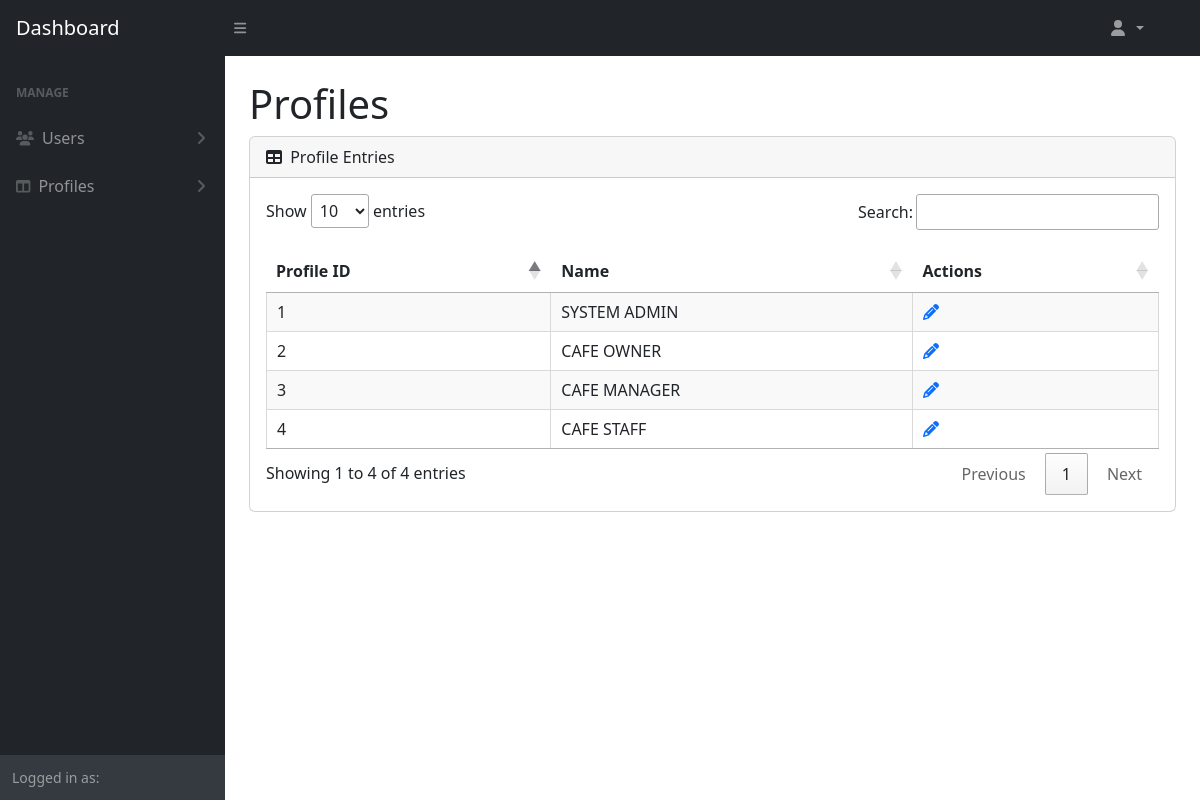
/src/Boundary/ViewProfilePage.php, run on the app's committed database.
### tables this page shows
CREATE TABLE `profile` (
  `profile_id` int(11) NOT NULL,
  `profile_name` varchar(255) NOT NULL
);

### src/Entity/Profile.php (called while the page is built, shortened)
<?php
    class Profile {
        public function getProfiles() {
            $DAO = new DAO();
            $connection = $DAO->get_connection();
            $sql = "SELECT `profile_id`, `profile_name` FROM `profile`";
            return $connection->query($sql);
        }
    }
?>

### src/Controller/SystemAdminViewProfileController.php (called while the page is built)
<?php
include_once "../Entity/Profile.php";
class SystemAdminViewProfileController {
    public function getProfiles() {
        $profile = new Profile();
        return $profile->getProfiles();
    }
}
?>

### src/Boundary/ViewProfilePage.php (the view, shortened to what this page needs)
<link rel="stylesheet" href="https://cdn.datatables.net/1.13.6/css/jquery.dataTables.min.css">
<link rel="stylesheet" href="https://cdn.jsdelivr.net/npm/sweetalert2@11/dist/sweetalert2.min.css">
<?php
include_once "../Controller/SystemAdminViewProfileController.php";
$viewProfileController = new SystemAdminViewProfileController();
$allProfiles = $viewProfileController->getProfiles();
?>
<body class="sb-nav-fixed">
    <?php require "SystemAdminNav.php";?>
    <div id="layoutSidenav_content">
        <main>
        <div class="container-fluid px-4">
            <h1 class="mt-4">Profiles</h1>
            <div class="card mb-4">
                <div class="card-header">
                    <i class="fas fa-table me-1"></i>
                    Profile Entries
                </div>
                <div class="card-body">
                    <table class="cell-border stripe" id="dataTable" width="100%" cellspacing="0">
                        <thead>
                            <tr>
                                <th>Profile ID</th>
                                <th>Name</th>
                                <th>Actions</th>
                            </tr>
                        </thead>
                        <tbody>
                            <?php
                            while ($profile = $allProfiles->fetch_assoc()) {
                                echo "<tr>
                                        <td>{$profile['profile_id']}</td>
                                        <td>{$profile['profile_name']}</td>
                                        <td>
                                            <a href='UpdateProfilePage.php?id={$profile['profile_id']}'><i class='fas fa-pencil-alt'></i></a>
                                        </td>
                                    </tr>";
                            }
                            ?>
                        </tbody>
                    </table>
                </div>
            </div>
        </div>
        </main>
    </div>
</body>

### data on the page
profile: profile_id "3", profile_name "CAFE MANAGER"
profile: profile_id "2", profile_name "CAFE OWNER"
profile: profile_id "4", profile_name "CAFE STAFF"
profile: profile_id "1", profile_name "SYSTEM ADMIN"
